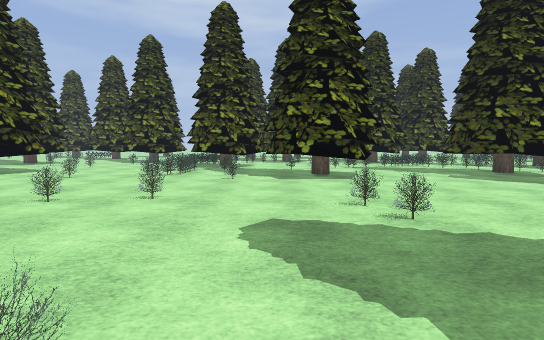
view 1 (above)

24 first-person views from a walk through a Godot game level. The camera is 1.4 m above the floor, tilts 4° down and sees 80° across. The floor is counted in squares, 2 m on a side. Each view is taken from the middle of a square. On the plan, view 1 faces up. The plan holds only what a view shows up to about 10 squares ahead; the rest is blank. The place goes on beyond the plan. Some surface patterns are stand-ins.

view 2
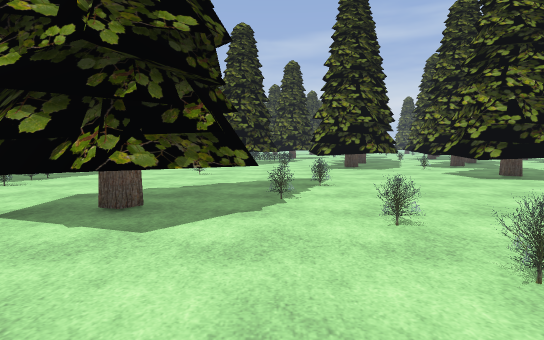

view 3
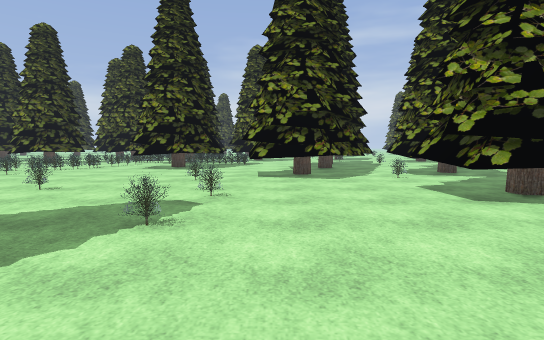

view 4
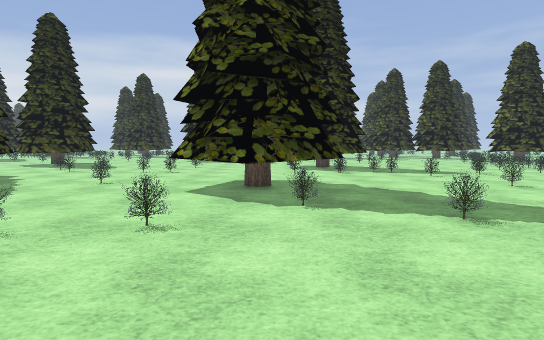

view 5
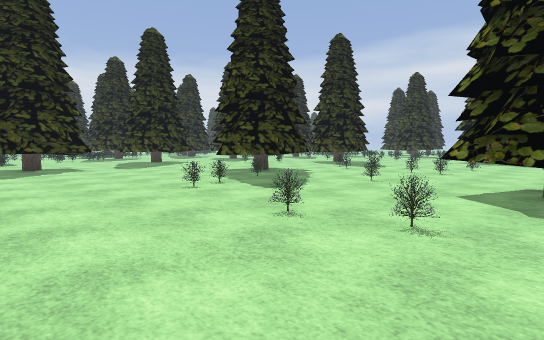

view 6
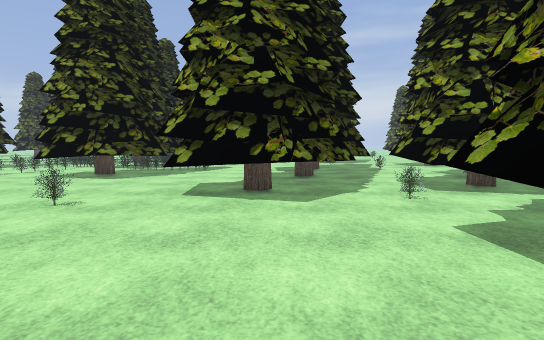

view 7
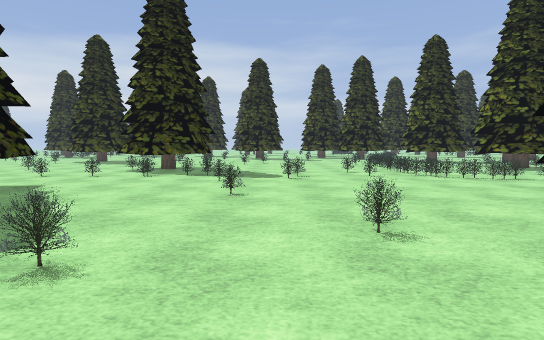

view 8
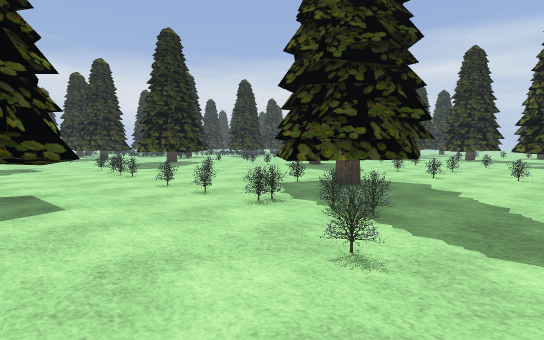

view 9
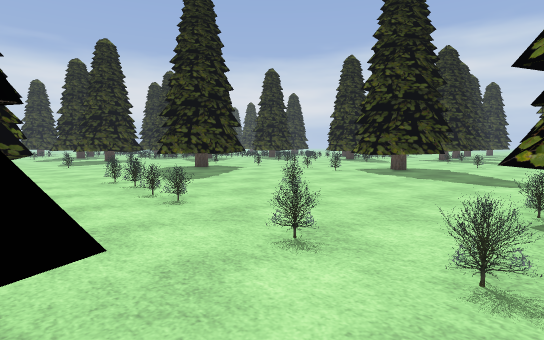

view 10
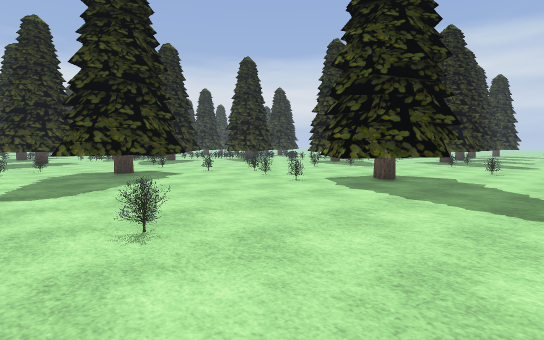

view 11
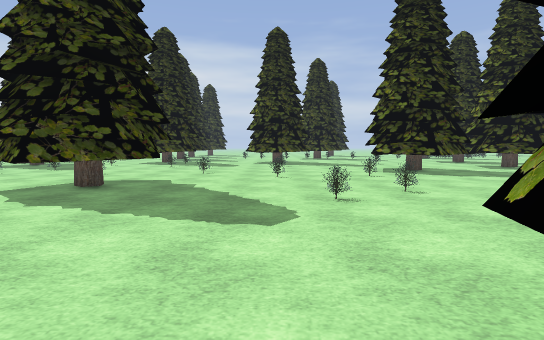

view 12
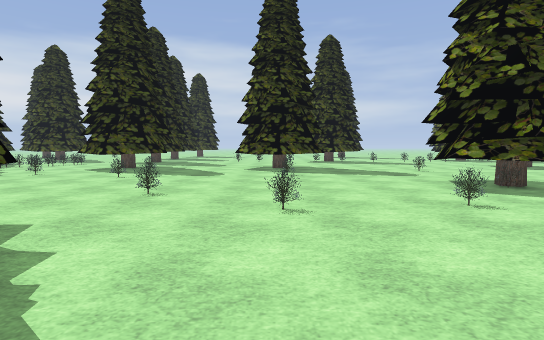

view 13
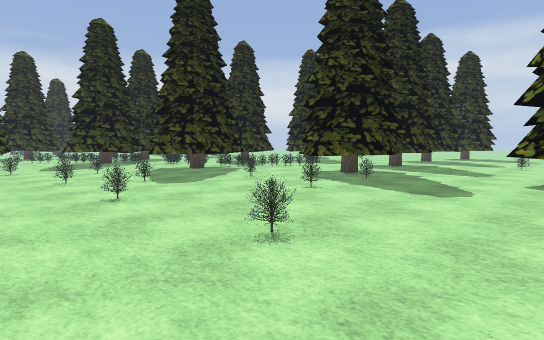

view 14
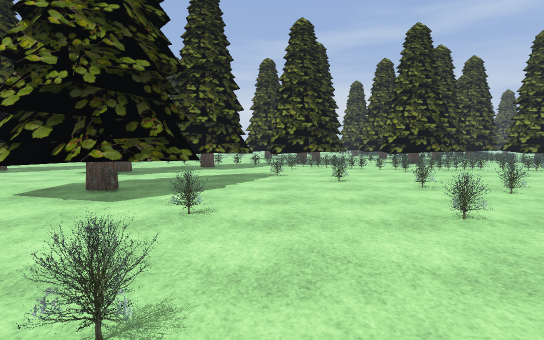

view 15
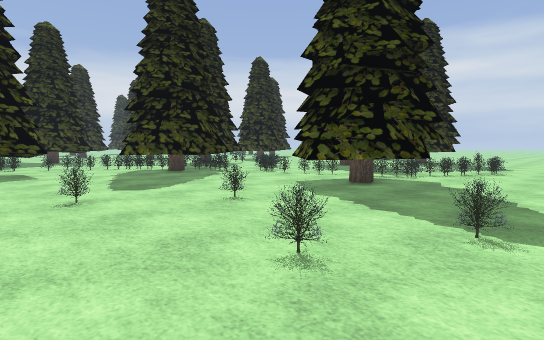

view 16
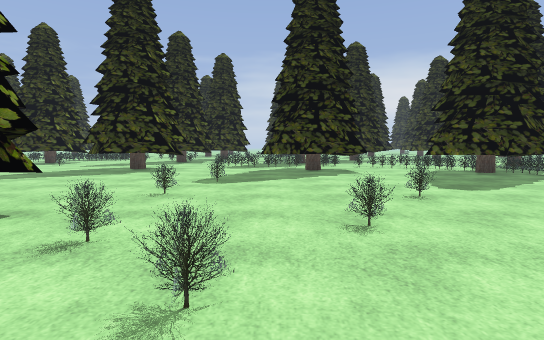

view 17
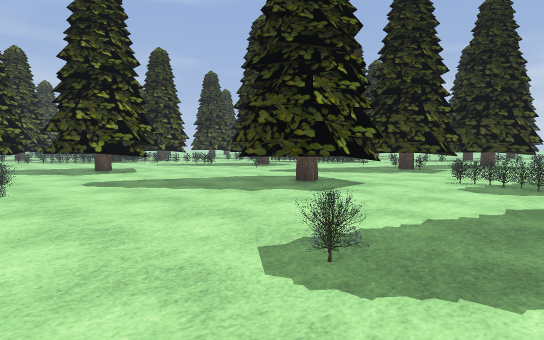

view 18
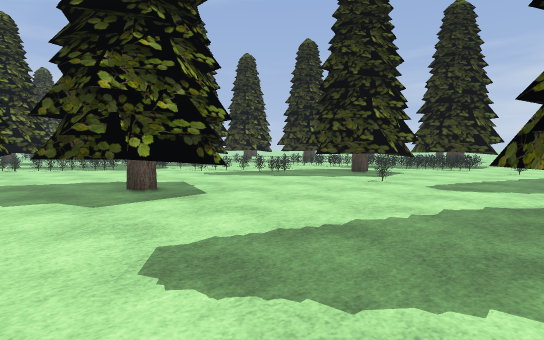

view 19
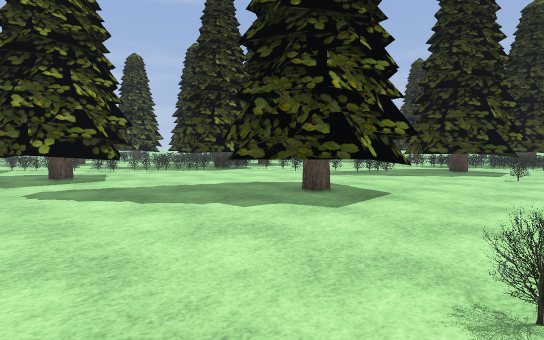

view 20
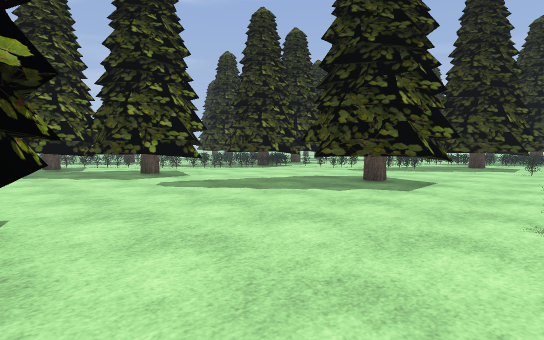

view 21
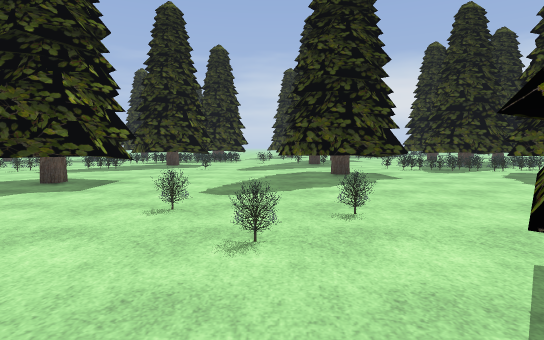

view 22
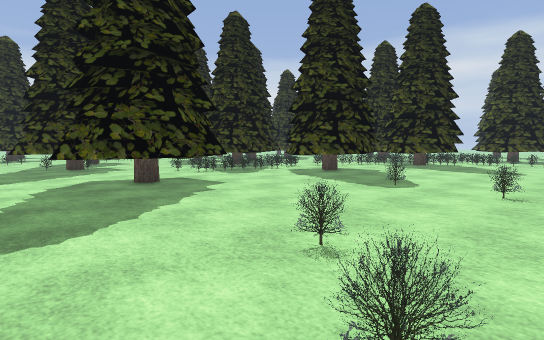

view 23
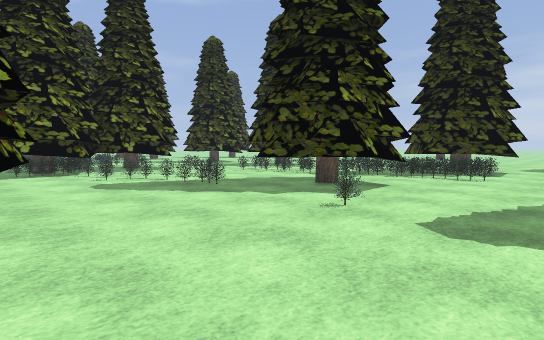

view 24
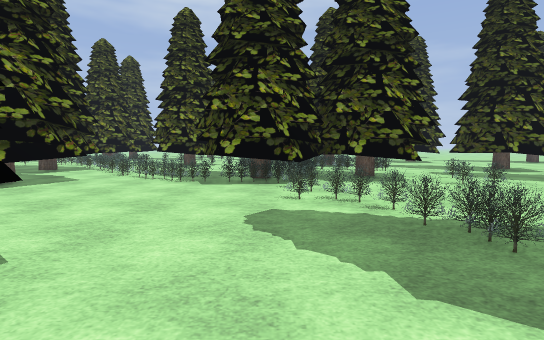

### Floor plan
Key: @ floor where view 1 was taken; # wall or solid block; x gap in a wall; . floor; = window, fence, low wall or low ledge; T tree.
Columns run from 13 left of view 1 to 23 right of it. Each row starts with its distance up from view 1.
 10  TT.  T...==..  ...T#=
  9 TTT. TT....==T  ..TTT#=     ==..TTT
  8 TTT=TTT...==#TTT..TTT#=#.#    ...TT
  7 TTT.....=...=.TT.....T==T TTTT....
  6 T TT................TTT=#T#TTT#..
  5 .TTT................TTT..TTTTT=.
  4 .....=.=..==..=.....TT.....=# =
  3 ...=.....T....=...........===.==
  2 T.......TTT....=T...... ...==.#==
  1 T....=..TTT.=..TTT....TTT...#T ==.
  0 .........TT..@.TTT....TTT...TT .=.T
 -1 =...==..........TT.....TT...TTT.=#T
 -2 =.==..===.=.=xx=...........=....=TTT.
 -3 =.=....TT.......=....=............T..
 -4 =.....TTT...=......=.....T....T#...
 -5 =.....TTT........TTT=...TTT..TT#
 -6 =................TTT....TTT..TTT
 -7 ==...=.=.........TTT.....TT...TT
 -8 =...=...=...T.=.....=......==...
 -9 .......=...TTT.=.=....=....=#=.
-10 =..=.......TTT..=.......TT.=
-11 ..=.........T ....=.....TTT=
-12 .....T.=.=..........=...TTT=#
-13 T...TTT....=..=.=..........=
-14 TT..TTT.........=..=....T.=
-15  T . T............T....TTT
-16    ......=...=.=.TTT...TTT
-17 .........T....T..TTT...#T.
-18 TT...=..TTT..TTT..T#===
-19 TT        T..TT ..=...

Positions as (right, up) in squares from view 1, and headings:
1: (0, 0), facing up
2: (0, 3), facing left
3: (-3, 5), facing left
4: (-4, 7), facing down
5: (-4, 7), facing down-right
6: (-6, 6), facing left
7: (-9, 6), facing down
8: (-9, 1), facing down-right
9: (-5, 0), facing down-right
10: (-4, -3), facing down-right
11: (-4, -4), facing down
12: (-4, -8), facing down
13: (-4, -11), facing down-right
14: (-3, -11), facing left
15: (2, -11), facing down-right
16: (2, -10), facing right
17: (7, -10), facing up-right
18: (8, -5), facing up-right
19: (6, -3), facing up-right
20: (4, -3), facing up-right
21: (4, -4), facing right
22: (6, -3), facing down-right
23: (11, -4), facing up-right
24: (13, -1), facing up
